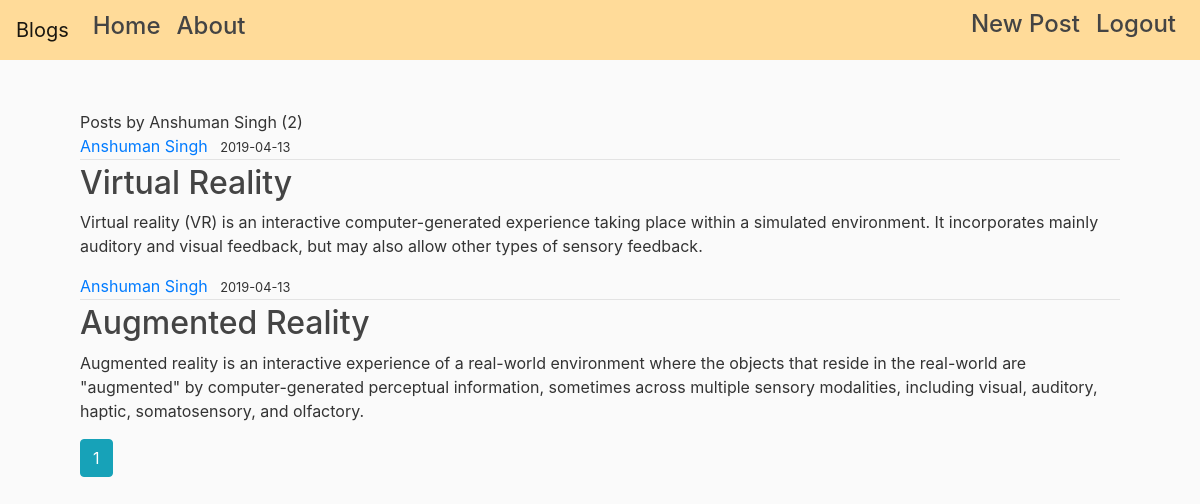
The app's page /user/Anshuman Singh (signed in) with its own data.
### blog/models.py (models this page shows, shortened)
class User(db.Model, UserMixin):
    id = db.Column(db.Integer, primary_key = True)
    username = db.Column(db.String(20),unique=True, nullable=False)
    email = db.Column(db.String(120),unique=True, nullable=False)
    image = db.Column(db.String(25), nullable=False, default = 'default.jpeg')
    password = db.Column(db.String(60), nullable=False)
    posts = db.relationship('Post', backref = 'author', lazy=True)

class Post(db.Model):
    id = db.Column(db.Integer, primary_key = True)
    title = db.Column(db.String(100),nullable = False)
    date_posted = db.Column(db.DateTime, nullable=False, default = datetime.utcnow)
    content = db.Column(db.Text, nullable = False)
    user_id = db.Column(db.Integer, db.ForeignKey('user.id'),nullable=False)

### blog/routes.py (the view)
@app.route("/user/<string:username>")
def user_posts(username):
    page= request.args.get('page', 1, type=int)
    user = User.query.filter_by(username=username).first_or_404()
    posts = Post.query.filter_by(author=user)\
        .order_by(Post.date_posted.desc())\
        .paginate(page=page, per_page=5)
    return render_template('user_posts.html', posts=posts, user=user)

### blog/models.py (called while the page is built)
@login_manager.user_loader
def load_user(user_id):
    return User.query.get(int(user_id))

### blog/templates/user_posts.html (shortened to what this page needs)
<!DOCTYPE html>
{% extends "base.html" %}
{% block container %}
<h1 class="mb-3">Posts by {{user.username}} ({{ posts.total }})</h1>
{% for post in posts.items %}
    <article class="media">
      <div class="media-body">
        <div class="article">
          <a class="mr-2" href="{{ url_for('user_posts', username=post.author.username) }}">{{ post.author.username }}</a>
          <small class="text">{{ post.date_posted.strftime('%Y-%m-%d') }}</small>
          </div>
          <h2><a class="article-title" href="{{ url_for('post',post_id=post.id) }}">{{ post.title }}</a></h2>
          <p class="content">{{ post.content}}</p>
      </div>
    </article>
    {% endfor %}
    {% for page_num in posts.iter_pages(left_edge=1,right_edge=1, left_current=1, right_current=2) %}
      {% if page_num %}
        {% if posts.page == page_num %}
        <a class="btn btn-info mb-4 "href="{{ url_for('user_posts',username= user.username, page=page_num) }}">{{ page_num }}</a>
        {% else %}
          <a class="btn btn-outline-info mb-4 "href="{{ url_for( 'user_posts',username= user.username, page=page_num) }}">{{ page_num }}</a>
        {% endif %}
      {% endif %}
    {% endfor %}
{% endblock %}

### blog/static/main.css (style rules this page uses)
body { background: #fafafa; color: #333333; margin-top: 0px; }
h1, h2, h3, h4, h5, h6 { color: #444444; }
.article-title { color: #444444; }
.content { white-space: pre-line; }
.article { padding-bottom: 1px; margin-bottom: 4px; border-bottom: 1px solid #e3e3e3 }

### records on screen
User: username "Anshuman Singh"
Post: author.username "Anshuman Singh", date_posted "2019-04-13", title "Virtual Reality", content "Virtual reality (VR) is an interactive computer-generated experience taking place within a simulated environment. It incorporates mainly auditory and visual feedback, but may also allow other types of sensory feedback."
Post: author.username "Anshuman Singh", date_posted "2019-04-13", title "Augmented Reality", content "Augmented reality is an interactive experience of a real-world environment where the objects that reside in the real-world are \"augmented\" by computer-generated perceptual information, sometimes across multiple sensory modalities, including visual, auditory, haptic, somatosensory, and olfactory."

### other values on screen
{{ posts.total }} "2"
{{ page_num }} "1"
